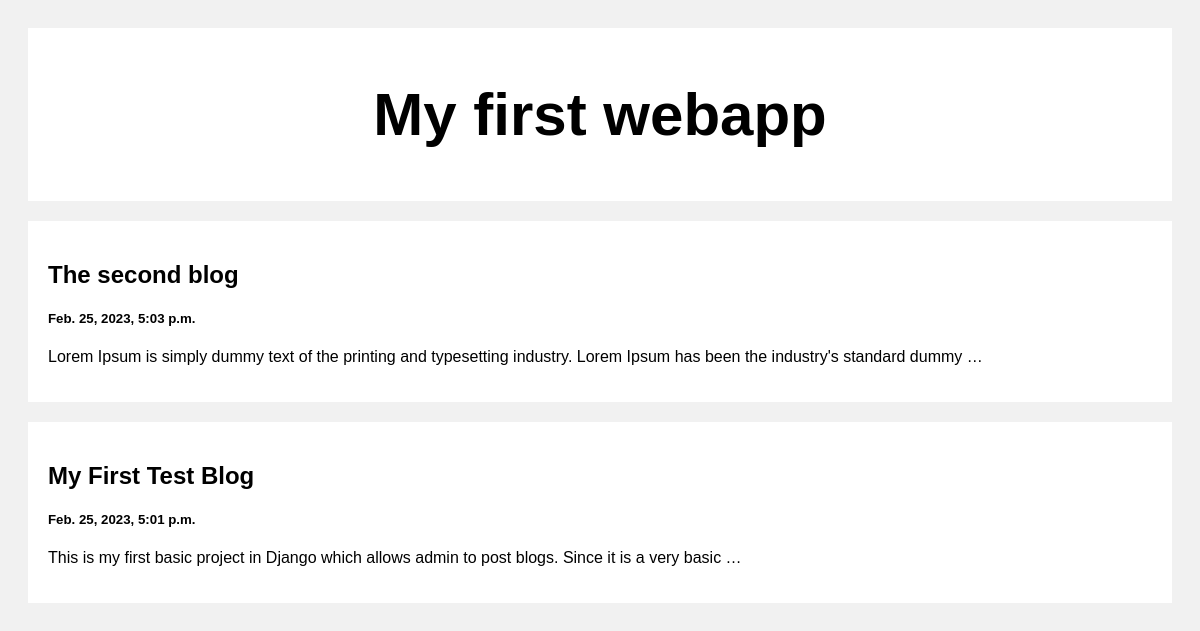
The page / on the database its author committed.
### Posts/models.py (models this page shows)
class Post(models.Model):
    title = models.CharField(max_length=100)
    body = models.CharField(max_length=1000000)
    created_at = models.DateTimeField(default=datetime.now, blank = True)

### Posts/views.py (the view)
# urls.py: path('',views.index,name = 'index'),
def index(request):
    posts = Post.objects.all()
    return render(request,'index.html', {'posts': posts})

### templates/index.html (shortened to what this page needs)
<!DOCTYPE html>
<html>
<head>
</head>
<body>
<div class="header">
  <h2>My first webapp</h2>
</div>
<div class="row">
  <div class="leftcolumn">
    {% for post in posts reversed %}
    <div class="card">
      <a style="text-decoration: none; color: black;" href="/post/{{post.id}}">
        <h2>{{post.title}}</h2>
        <h5>{{post.created_at}}</h5>
        <p>{{post.body|truncatewords:20}}</p>
      </a>
    </div>
    {% endfor %}
  </div>
</div>
</body>
</html>

### templates/index.html (style rules this page uses)
* { box-sizing: border-box; }
body { font-family: Arial; padding: 20px; background: #f1f1f1; }
.header { padding: 2px; font-size: 40px; text-align: center; background: white; }
.leftcolumn { float: left; width: 100%; }
.card { background-color: white; padding: 20px; margin-top: 20px; }
.row:after { content: ""; display: table; clear: both; }

### rows shown on the page
Post: title "The second blog", created_at "Feb. 25, 2023, 5:03 p.m.", body "Lorem Ipsum is simply dummy text of the printing and typesetting industry. Lorem Ipsum has been the industry's standard dummy …"
Post: title "My First Test Blog", created_at "Feb. 25, 2023, 5:01 p.m.", body "This is my first basic project in Django which allows admin to post blogs. Since it is a very basic …"
